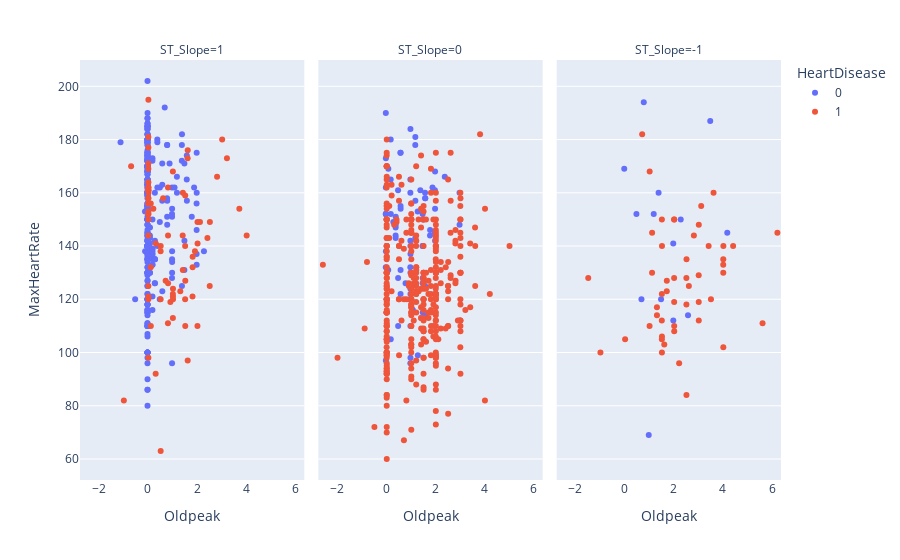

Notebook source saved alongside this figure:
### Markdown cell above
Patients diagnosed with Heart Disease are more likely to have lower Heart Rates and Chest Pain when Exercising.

### Code cell
fig = px.strip(heart, x="Oldpeak", y="MaxHeartRate", facet_col="ST_Slope", color="HeartDisease")
fig.show()

### Figure 1 — Plotly figure (JSON) as saved in the notebook; plotly's stock layout.template omitted (floating-point values rounded to 4 significant figures; data arrays with more than 128 entries replaced by an {"elided": "..."} marker saying what was removed)
{"data": [{"alignmentgroup": "True", "boxpoints": "all", "fillcolor": "rgba(255,255,255,0)", "hoveron": "points", "hovertemplate": "HeartDisease=0<br>ST_Slope=1<br>Oldpeak=%{x}<br>MaxHeartRate=%{y}<extra></extra>", "legendgroup": "0", "line": {"color": "rgba(255,255,255,0)"}, "marker": {"color": "#636efa"}, "name": "0", "offsetgroup": "0", "orientation": "v", "pointpos": 0, "showlegend": true, "type": "box", "x": {"elided": "317 float values"}, "x0": " ", "xaxis": "x", "y": {"elided": "317 int values"}, "y0": " ", "yaxis": "y"}, {"alignmentgroup": "True", "boxpoints": "all", "fillcolor": "rgba(255,255,255,0)", "hoveron": "points", "hovertemplate": "HeartDisease=0<br>ST_Slope=0<br>Oldpeak=%{x}<br>MaxHeartRate=%{y}<extra></extra>", "legendgroup": "0", "line": {"color": "rgba(255,255,255,0)"}, "marker": {"color": "#636efa"}, "name": "0", "offsetgroup": "0", "orientation": "v", "pointpos": 0, "showlegend": false, "type": "box", "x": [1.5, 1, 3, 1, 1, 1, 1.5, 2, 0.5, 1, 1.5, 1, 1, 1, 1, 1, 1, 2, 0.8, 1.6, 0, 1.3, 1.5, 2, 3, 0.5, 2, 1.5, 1, 1, 1.6, 0.2, 0.5, 1.6, 1.8, 0.2, 1.2, 0, 0.6, 0.3, 1.1, 3, 0, 2, 1.5, 0.4, 0.6, 1.2, 0, 0, 0.1, 1.6, 2, 1.9, 0.2, 0.1, 1.5, 0.6, 1.2, 1.4, 1, 1.6, 1.2, 0.6, 2.4, 0.2, 0.4, 0, 0, 1.8, 0.4, 1, 1.3, 0.4, 0.6, 0, 0, 0.6, 0.4], "x0": " ", "xaxis": "x2", "y": [150, 142, 112, 130, 120, 184, 140, 142, 110, 124, 152, 120, 140, 110, 132, 98, 160, 145, 126, 114, 97, 99, 140, 161, 160, 128, 154, 128, 165, 96, 160, 105, 161, 125, 144, 180, 181, 152, 175, 149, 116, 148, 173, 168, 126, 151, 175, 143, 138, 162, 169, 158, 122, 162, 152, 131, 115, 122, 157, 161, 122, 158, 178, 154, 166, 165, 147, 132, 190, 146, 143, 137, 153, 148, 155, 152, 152, 131, 144], "y0": " ", "yaxis": "y2"}, {"alignmentgroup": "True", "boxpoints": "all", "fillcolor": "rgba(255,255,255,0)", "hoveron": "points", "hovertemplate": "HeartDisease=0<br>ST_Slope=-1<br>Oldpeak=%{x}<br>MaxHeartRate=%{y}<extra></extra>", "legendgroup": "0", "line": {"color": "rgba(255,255,255,0)"}, "marker": {"color": "#636efa"}, "name": "0", "offsetgroup": "0", "orientation": "v", "pointpos": 0, "showlegend": false, "type": "box", "x": [0.7, 2, 1.5, 1, 2, 2.3, 4.2, 2.6, 0.5, 1.4, 1.2, 0.8, 3.5, 0], "x0": " ", "xaxis": "x3", "y": [120, 141, 120, 69, 112, 150, 145, 114, 152, 160, 152, 194, 187, 169], "y0": " ", "yaxis": "y3"}, {"alignmentgroup": "True", "boxpoints": "all", "fillcolor": "rgba(255,255,255,0)", "hoveron": "points", "hovertemplate": "HeartDisease=1<br>ST_Slope=1<br>Oldpeak=%{x}<br>MaxHeartRate=%{y}<extra></extra>", "legendgroup": "1", "line": {"color": "rgba(255,255,255,0)"}, "marker": {"color": "#EF553B"}, "name": "1", "offsetgroup": "1", "orientation": "v", "pointpos": 0, "showlegend": true, "type": "box", "x": [0.7, 1.5, 1.4, 2.1, 1.5, 1.5, 0.5, 0.1, 1.6, 0.2, 1.3, 1.8, 1.8, 2.8, 0.9, 2.4, -1, 0, -0.7, 3.7, 2, 0.5, 0.3, 0, 0.5, 0, 0, 0, 1, 2.5, 2, 1, 3, 2, 1.6, 2.5, 0.5, 1, 1, 1.5, 1.5, 1, 0.3, 0, 1.9, 0, 0, 0.8, 0, 0, 0, 0.8, 0, 1, 0.1, 0, 0, 0.8, 1.4, 0.1, 0, 0, 3.2, 0, 0, 0, 0, 1.6, 1.8, 0, 1.4, 0.6, 0, 0, 0.8, 0, 0, 4], "x0": " ", "xaxis": "x", "y": [127, 110, 131, 149, 120, 127, 138, 110, 176, 154, 123, 121, 136, 166, 119, 143, 82, 144, 170, 154, 149, 140, 92, 120, 63, 98, 121, 156, 122, 149, 141, 124, 180, 110, 97, 125, 120, 121, 120, 140, 159, 113, 141, 150, 138, 125, 181, 126, 177, 152, 152, 111, 169, 168, 156, 162, 161, 144, 160, 132, 195, 160, 173, 158, 156, 162, 171, 173, 132, 161, 144, 158, 153, 158, 162, 164, 161, 144], "y0": " ", "yaxis": "y"}, {"alignmentgroup": "True", "boxpoints": "all", "fillcolor": "rgba(255,255,255,0)", "hoveron": "points", "hovertemplate": "HeartDisease=1<br>ST_Slope=0<br>Oldpeak=%{x}<br>MaxHeartRate=%{y}<extra></extra>", "legendgroup": "1", "line": {"color": "rgba(255,255,255,0)"}, "marker": {"color": "#EF553B"}, "name": "1", "offsetgroup": "1", "orientation": "v", "pointpos": 0, "showlegend": false, "type": "box", "x": {"elided": "381 float values"}, "x0": " ", "xaxis": "x2", "y": {"elided": "381 int values"}, "y0": " ", "yaxis": "y2"}, {"alignmentgroup": "True", "boxpoints": "all", "fillcolor": "rgba(255,255,255,0)", "hoveron": "points", "hovertemplate": "HeartDisease=1<br>ST_Slope=-1<br>Oldpeak=%{x}<br>MaxHeartRate=%{y}<extra></extra>", "legendgroup": "1", "line": {"color": "rgba(255,255,255,0)"}, "marker": {"color": "#EF553B"}, "name": "1", "offsetgroup": "1", "orientation": "v", "pointpos": 0, "showlegend": false, "type": "box", "x": [2, 1.7, 0.7, 2.5, -1.5, 1.1, 1.1, 1.5, 1.3, -1, 0, 1.5, 2.5, 2, 1.3, 2, 2, 2.5, 1.5, 3, 4, 3, 1.5, 1, 4, 2.5, 4, 3.5, 3, 1.5, 4, 1.5, 2, 3, 2, 1.7, 1.5, 3.1, 3.4, 4, 1.6, 2.2, 5.6, 2.6, 6.2, 3.6, 1, 4.4, 2.8], "x0": " ", "xaxis": "x3", "y": [150, 123, 182, 128, 128, 130, 145, 122, 114, 100, 105, 140, 84, 110, 117, 128, 108, 118, 106, 148, 140, 112, 150, 110, 135, 135, 130, 120, 129, 100, 102, 105, 119, 119, 150, 127, 112, 155, 140, 133, 103, 96, 111, 125, 145, 160, 168, 140, 144], "y0": " ", "yaxis": "y3"}], "layout": {"annotations": [{"font": {}, "showarrow": false, "text": "ST_Slope=1", "x": 0.16, "xanchor": "center", "xref": "paper", "y": 1, "yanchor": "bottom", "yref": "paper"}, {"font": {}, "showarrow": false, "text": "ST_Slope=0", "x": 0.5, "xanchor": "center", "xref": "paper", "y": 1, "yanchor": "bottom", "yref": "paper"}, {"font": {}, "showarrow": false, "text": "ST_Slope=-1", "x": 0.84, "xanchor": "center", "xref": "paper", "y": 1, "yanchor": "bottom", "yref": "paper"}], "boxmode": "group", "legend": {"title": {"text": "HeartDisease"}, "tracegroupgap": 0}, "margin": {"t": 60}, "xaxis": {"anchor": "y", "domain": [0, 0.32], "title": {"text": "Oldpeak"}}, "xaxis2": {"anchor": "y2", "domain": [0.34, 0.66], "matches": "x", "title": {"text": "Oldpeak"}}, "xaxis3": {"anchor": "y3", "domain": [0.68, 1.0], "matches": "x", "title": {"text": "Oldpeak"}}, "yaxis": {"anchor": "x", "domain": [0, 1], "title": {"text": "MaxHeartRate"}}, "yaxis2": {"anchor": "x2", "domain": [0, 1], "matches": "y", "showticklabels": false}, "yaxis3": {"anchor": "x3", "domain": [0, 1], "matches": "y", "showticklabels": false}}}
